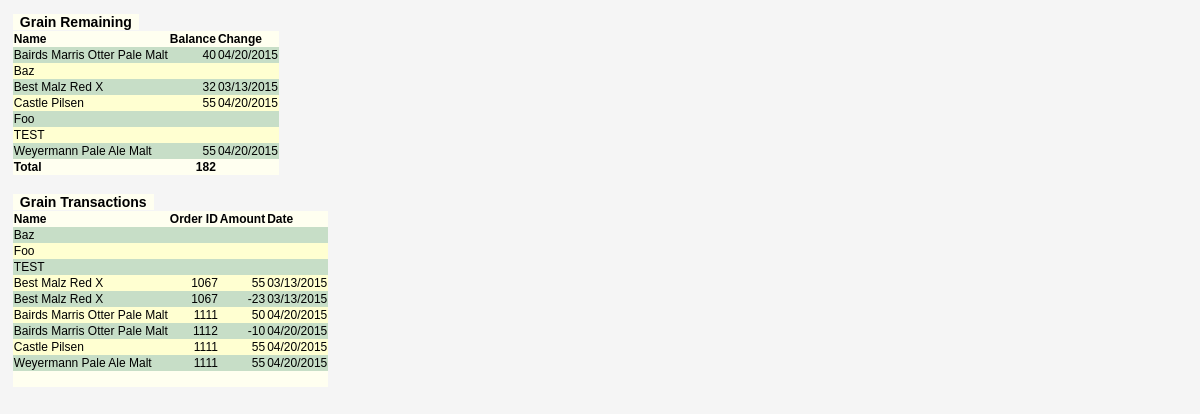
The app's page /php/grain.php with its own data.
### tables this page shows
CREATE TABLE `grain_type` (
  `grainID` int(11) NOT NULL AUTO_INCREMENT,
  `grain_type` varchar(100) NOT NULL,
  `addedDate` timestamp NOT NULL DEFAULT CURRENT_TIMESTAMP,
  `grain_typeUUID` varchar(50) DEFAULT 'UUID()',
  PRIMARY KEY (`grainID`),
  UNIQUE KEY `grain_type_UNIQUE` (`grain_type`)
);

CREATE TABLE `grain_inventory` (
  `grainInventoryID` int(11) NOT NULL AUTO_INCREMENT,
  `grainID_fk` int(11) unsigned NOT NULL,
  `orderID` int(11) DEFAULT NULL,
  `transactionAmount` int(11) NOT NULL,
  `transactionDate` timestamp NOT NULL DEFAULT CURRENT_TIMESTAMP,
  PRIMARY KEY (`grainInventoryID`)
);

### php/grain.php (the view, shortened to what this page needs)
<!DOCTYPE html>
<html>
<head>
</head>
<body>
<span>Grain Remaining</span>
<table>
<thead>
  <tr>
		<th>Name</th>
		<th>Balance</th>
		<th>Change</th>
	</tr>
</thead>
<?php
$sql = "select t.grain_type, sum(i.transactionAmount) as 'balance', DATE_FORMAT(max(i.transactionDate),'%m/%d/%Y') as 'lastChange' from grain_bank.grain_type t left join grain_bank.grain_inventory i on t.grainID = i.grainID_fk group by t.grain_type order by t.grain_type";
$result = mysql_query($sql);
echo "<tbody>\n";
$crow = 0;
while ($row = mysql_fetch_assoc($result)) {
  $rstyle = ($crow & 1) ? 'tr-odd' : 'tr-eve';
	$c1 = $row["grain_type"];
	$c2 = $row["balance"];
	$c3 = $row["lastChange"];
	echo "<tr class='$rstyle'><td>$c1</td><td class='tdr'>$c2</td><td>$c3</td></tr>\n";
	$tot = $tot + $c2;
	$crow++;
}
?>
</tbody>
<tfoot>
	<tr>
		<th>Total</th>
		<th class='tdr'><?php echo $tot; ?></th>
		<th>&nbsp;</th>
	</tr>
</tfoot>
</table>
<br>
<span>Grain Transactions</span>
<table>
<thead>
  <tr>
		<th>Name</th>
		<th class='tdr'>Order ID</th>
		<th class='tdr'>Amount</th>
		<th>Date</th>
	</tr>
<?php
$sql = "select t.grain_type,  i.transactionAmount, i.orderID, DATE_FORMAT(i.transactionDate,'%m/%d/%Y') as 'transactionDate' from grain_bank.grain_type t left join grain_bank.grain_inventory i on t.grainID = i.grainID_fk order by i.transactionDate, t.grain_type, i.transactionAmount desc";
$result = mysql_query($sql);
echo "<tbody>\n";
$crow = 0;
while ($row = mysql_fetch_assoc($result)) {
  $rstyle = ($crow & 1) ? 'tr-odd' : 'tr-eve';
	$c1 = $row["grain_type"];
	$c2 = $row["orderID"];
	$c3 = $row["transactionAmount"];
	$c4 = $row["transactionDate"];
	echo "<tr class='$rstyle'><td>$c1</td><td class='tdr'>$c2</td><td class='tdr'>$c3</td><td>$c4</td></tr>\n";
	$crow++;
}
?>
</tbody>
<tfoot>
	<tr>
		<th>&nbsp;</th>
		<th>&nbsp;</th>
		<th class='tdr'></th>
		<th>&nbsp;</th>
	</tr>
</tfoot>
</table>
</body>
</html>

### php/grain.php (style rules this page uses)
body { display: block; margin: .8em; background-color: #F5F5F5; }
table { display: table; border-collapse: separate; border-spacing: .0em; font-family: arial; font-size: .75em; background-color: #FFFFF0 }
tbody { display: table-row-group; vertical-align: middle; border-color: inherit; background-color: #FFFFF0 }
thead { display: table-header-group; vertical-align: middle;; background-color: #FFFFF0; text-align: left; }
tfoot { display: table-footer-group; vertical-align: middle; border-color: inherit; background-color: #FFFFF0; text-align: left; }
th { display: table-cell; vertical-align: inherit; font-weight: bold; }
tr { display: table-row; vertical-align: inherit; border-color: inherit; }
.tr-odd { display: table-row; vertical-align: inherit; border-color: inherit; background-color: #FFFFD1; }
.tr-eve { display: table-row; vertical-align: inherit; border-color: inherit; background-color: #C7DEC7; }
td { display: table-cell; vertical-align: inherit; }
.tdr { display: table-cell; vertical-align: inherit; text-align: right; }
span { font-family: arial, Sans-serif; font-size: 0.875em; font-weight: bold; background-color: #FFFFF0; color: #00000; padding-left: .5em; padding-right: .5em; }

### records on screen
grain_type: grain_type "Baz"
grain_type: grain_type "Foo"
grain_type: grain_type "TEST"
grain_type: grain_type "Best Malz Red X", grain_inventory.orderID "1067", grain_inventory.transactionAmount "55", c4 "03/13/2015", grain_inventory.transactionAmount "-23"
grain_type: grain_type "Bairds Marris Otter Pale Malt", grain_inventory.orderID "1111", grain_inventory.transactionAmount "50", c4 "04/20/2015", grain_inventory.orderID "1112", grain_inventory.transactionAmount "-10"
grain_type: grain_type "Castle Pilsen", grain_inventory.orderID "1111", grain_inventory.transactionAmount "55", c4 "04/20/2015"
grain_type: grain_type "Weyermann Pale Ale Malt", grain_inventory.orderID "1111", grain_inventory.transactionAmount "55", c4 "04/20/2015"

### other values on screen
$c1 "Bairds Marris Otter Pale Malt"
$c2 "40"
$c3 "04/20/2015"
$c1 "Baz"
$c1 "Best Malz Red X"
$c2 "32"
$c3 "03/13/2015"
$c1 "Castle Pilsen"
$c2 "55"
$c1 "Foo"
$c1 "TEST"
$c1 "Weyermann Pale Ale Malt"
$tot "182"
